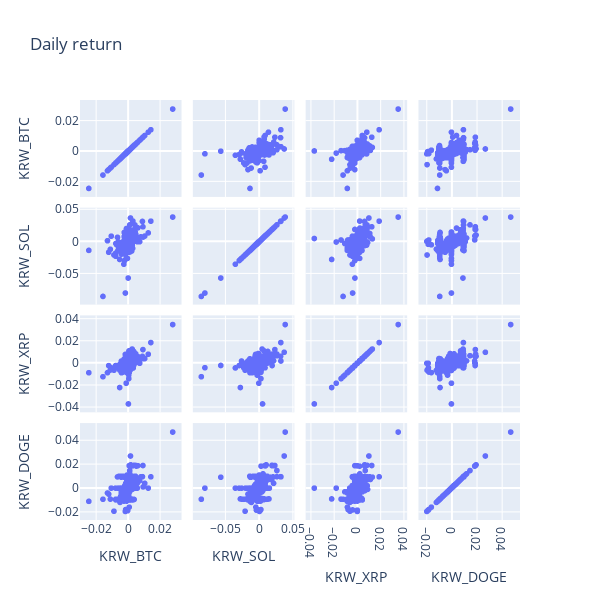

Source (notebook cell):
### Markdown cell above
## KRW-BTC,SOL,XRP,DOGE returns Correlation
    - Scatter matrix

### Code cell
# Splom = scatter matrix in plotly
fig = go.Figure(data=go.Splom(
                dimensions=[dict(label='KRW_BTC',
                                 values=df_BTC['Daily return']),
                            dict(label='KRW_SOL',
                                 values=df_SOL['Daily return']),
                            dict(label='KRW_XRP',
                                 values=df_XRP['Daily return']),
                            dict(label='KRW_DOGE',
                                 values=df_DOGE['Daily return'])],
                )
                )


fig.update_layout(
    title='Daily return',
    dragmode='select',
    width=600,
    height=600,
    hovermode='closest',
)

fig.show()

### Figure 1 — Plotly figure (JSON) as saved in the notebook; plotly's stock layout.template omitted (floating-point values rounded to 4 significant figures; data arrays with more than 128 entries replaced by an {"elided": "..."} marker saying what was removed)
{"data": [{"dimensions": [{"label": "KRW_BTC", "values": {"elided": "1000 float values"}}, {"label": "KRW_SOL", "values": {"elided": "1000 float values"}}, {"label": "KRW_XRP", "values": {"elided": "1000 float values"}}, {"label": "KRW_DOGE", "values": {"elided": "1000 float values"}}], "type": "splom"}], "layout": {"dragmode": "select", "height": 600, "hovermode": "closest", "title": {"text": "Daily return"}, "width": 600}}
